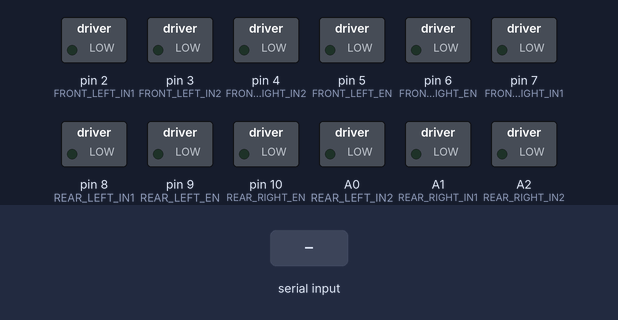
This sketch was run on a simulated Arduino Uno, built with avr-gcc and run on an emulated ATmega328P. On the bench: switched loads named in the sketch (green lamp = pin HIGH). The test bench sets the inputs (shaded band). What the sketch prints to the serial monitor is not drawn.

Above: at 1.4 s.
1.5 s: "1" received over Serial
At 2.0 s:
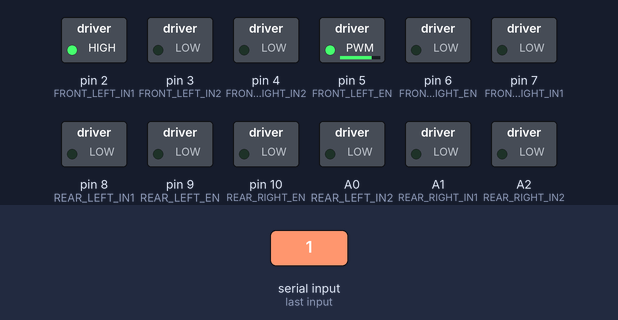
3.0 s: "2" received over Serial
At 4.2 s:
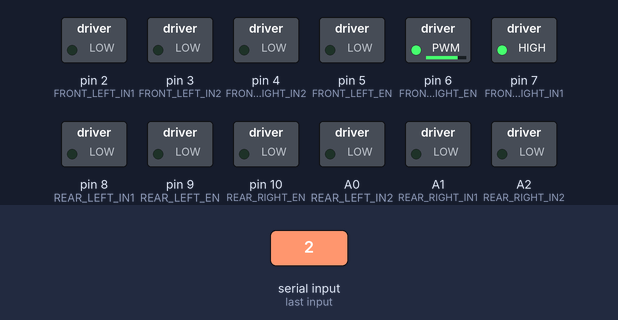
4.5 s: "3" received over Serial
At 5.4 s:
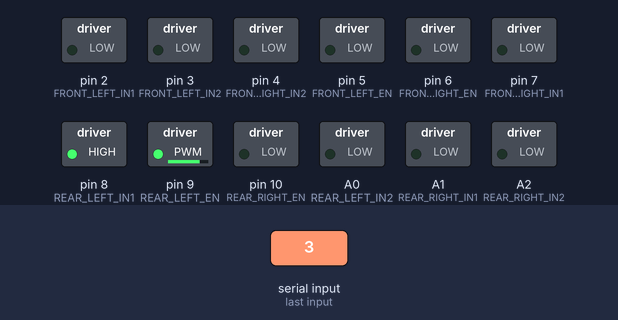
6.0 s: "4" received over Serial
At 6.6 s:
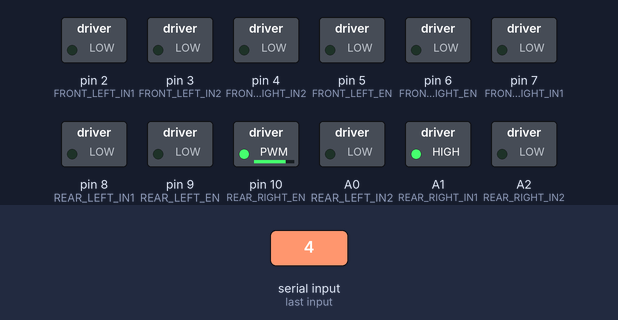
7.5 s: "f" received over Serial
At 8.7 s:
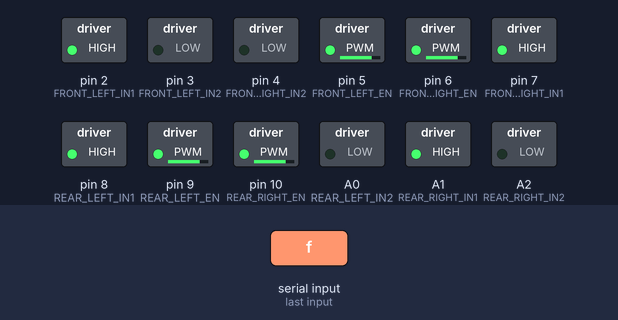
9.0 s: "b" received over Serial
At 10.1 s:
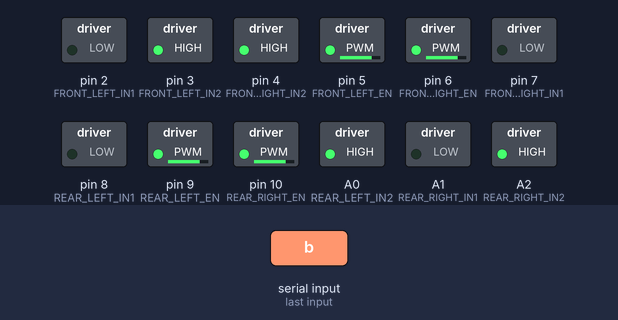
Timing chart, 0 to 11.5 s (numbered marks = the images above; inputs shaded):
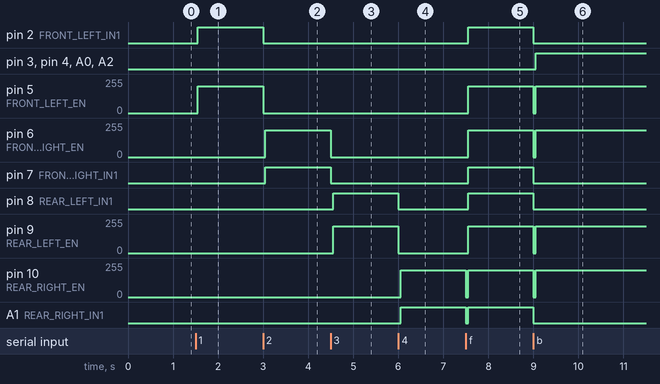

Measured:
- after the input at 1.5 s, pin 2 (FRONT_LEFT_IN1): LOW → HIGH after 0.05 s; pin 5 (FRONT_LEFT_EN): 0/255 → 200/255 after 0.05 s
- after the input at 3.0 s, pin 2 (FRONT_LEFT_IN1): HIGH → LOW at once; pin 5 (FRONT_LEFT_EN): 200/255 → 0/255 at once; pin 6 (FRONT_RIGHT_EN): 0/255 → 200/255 after 0.05 s; pin 7 (FRONT_RIGHT_IN1): LOW → HIGH after 0.05 s
- after the input at 4.5 s, pin 6 (FRONT_RIGHT_EN): 200/255 → 0/255 at once; pin 7 (FRONT_RIGHT_IN1): HIGH → LOW at once; pin 8 (REAR_LEFT_IN1): LOW → HIGH after 0.05 s; pin 9 (REAR_LEFT_EN): 0/255 → 200/255 after 0.05 s
- after the input at 6.0 s, pin 8 (REAR_LEFT_IN1): HIGH → LOW at once; pin 9 (REAR_LEFT_EN): 200/255 → 0/255 at once; pin 10 (REAR_RIGHT_EN): 0/255 → 200/255 after 0.05 s; A1 (REAR_RIGHT_IN1): LOW → HIGH after 0.05 s
- after the input at 7.5 s, pin 2 (FRONT_LEFT_IN1), pin 7 (FRONT_RIGHT_IN1), pin 8 (REAR_LEFT_IN1): LOW → HIGH after 0.05 s; pin 5 (FRONT_LEFT_EN), pin 6 (FRONT_RIGHT_EN), pin 9 (REAR_LEFT_EN): 0/255 → 200/255 after 0.05 s; pin 10 (REAR_RIGHT_EN): 200/255 → 0/255 at once, → 200/255 0.05 s later; A1 (REAR_RIGHT_IN1): HIGH → LOW at once, → HIGH 0.05 s later
- after the input at 9.0 s, pin 2 (FRONT_LEFT_IN1): HIGH → LOW at once; pin 3 (FRONT_LEFT_IN2): LOW → HIGH after 0.05 s

The sketch:

motor_test_4wheel.ino
```cpp
/*
 * 4륜 모터 테스트 코드 (방향 수정 버전)
 * 왼쪽앞, 오른쪽뒤: 방향 맞음
 * 오른쪽앞, 왼쪽뒤: 방향 반대 (핀 순서 변경)
 */

// 모터 핀 정의 (단순한 핀 배치)
#define FRONT_LEFT_IN1   2   // 왼쪽앞 - 방향 맞음
#define FRONT_LEFT_IN2   3
#define FRONT_LEFT_EN    5

#define FRONT_RIGHT_IN1  7   // 오른쪽앞 - 방향 반대 (핀 순서 바뀜)
#define FRONT_RIGHT_IN2  4
#define FRONT_RIGHT_EN   6

#define REAR_LEFT_IN1    8   // 왼쪽뒤 - 방향 반대 (핀 순서 바뀜)
#define REAR_LEFT_IN2    A0
#define REAR_LEFT_EN     9

#define REAR_RIGHT_IN1   A1  // 오른쪽뒤 - 방향 맞음
#define REAR_RIGHT_IN2   A2
#define REAR_RIGHT_EN    10

int motorSpeed = 200;

void setup() {
  // 모든 핀을 OUTPUT으로 설정
  pinMode(FRONT_LEFT_IN1, OUTPUT); pinMode(FRONT_LEFT_IN2, OUTPUT); pinMode(FRONT_LEFT_EN, OUTPUT);
  pinMode(FRONT_RIGHT_IN1, OUTPUT); pinMode(FRONT_RIGHT_IN2, OUTPUT); pinMode(FRONT_RIGHT_EN, OUTPUT);
  pinMode(REAR_LEFT_IN1, OUTPUT); pinMode(REAR_LEFT_IN2, OUTPUT); pinMode(REAR_LEFT_EN, OUTPUT);
  pinMode(REAR_RIGHT_IN1, OUTPUT); pinMode(REAR_RIGHT_IN2, OUTPUT); pinMode(REAR_RIGHT_EN, OUTPUT);

  Serial.begin(9600);
  Serial.println("4륜 모터 테스트 (방향 수정됨)");
  Serial.println("=============================");
  Serial.println("개별 테스트:");
  Serial.println("1: 왼쪽앞 | 2: 오른쪽앞");
  Serial.println("3: 왼쪽뒤 | 4: 오른쪽뒤");
  Serial.println("그룹 테스트:");
  Serial.println("f: 전진 | b: 후진");
  Serial.println("l: 좌회전 | r: 우회전");
  Serial.println("0: 모든 모터 정지");
  Serial.println("+/-: 속도 조절");

  stopAllMotors();
}

void loop() {
  if (Serial.available() > 0) {
    char cmd = Serial.read();
    handleCommand(cmd);
  }
}

void handleCommand(char cmd) {
  stopAllMotors();
  delay(50);

  switch(cmd) {
    case '1':
      Serial.println(">> 왼쪽앞 모터 테스트");
      runMotor(FRONT_LEFT_IN1, FRONT_LEFT_IN2, FRONT_LEFT_EN, motorSpeed);
      break;

    case '2':
      Serial.println(">> 오른쪽앞 모터 테스트");
      runMotor(FRONT_RIGHT_IN1, FRONT_RIGHT_IN2, FRONT_RIGHT_EN, motorSpeed);
      break;

    case '3':
      Serial.println(">> 왼쪽뒤 모터 테스트");
      runMotor(REAR_LEFT_IN1, REAR_LEFT_IN2, REAR_LEFT_EN, motorSpeed);
      break;

    case '4':
      Serial.println(">> 오른쪽뒤 모터 테스트");
      runMotor(REAR_RIGHT_IN1, REAR_RIGHT_IN2, REAR_RIGHT_EN, motorSpeed);
      break;

    case 'f':
      Serial.println(">> 전진!");
      goForward();
      break;

    case 'b':
      Serial.println(">> 후진!");
      goBackward();
      break;

    case 'l':
      Serial.println(">> 좌회전!");
      turnLeft();
      break;

    case 'r':
      Serial.println(">> 우회전!");
      turnRight();
      break;

    case '0':
      Serial.println(">> 모든 모터 정지");
      stopAllMotors();
      break;

    case '+':
      motorSpeed += 30;
      if (motorSpeed > 255) motorSpeed = 255;
      Serial.print("속도: "); Serial.println(motorSpeed);
      break;

    case '-':
      motorSpeed -= 30;
      if (motorSpeed < 0) motorSpeed = 0;
      Serial.print("속도: "); Serial.println(motorSpeed);
      break;
  }
}

void runMotor(int in1, int in2, int en, int speed) {
  digitalWrite(in1, HIGH);
  digitalWrite(in2, LOW);
  analogWrite(en, speed);
}

void goForward() {
  runMotor(FRONT_LEFT_IN1, FRONT_LEFT_IN2, FRONT_LEFT_EN, motorSpeed);
  runMotor(FRONT_RIGHT_IN1, FRONT_RIGHT_IN2, FRONT_RIGHT_EN, motorSpeed);
  runMotor(REAR_LEFT_IN1, REAR_LEFT_IN2, REAR_LEFT_EN, motorSpeed);
  runMotor(REAR_RIGHT_IN1, REAR_RIGHT_IN2, REAR_RIGHT_EN, motorSpeed);
}

void goBackward() {
  // 후진은 모든 모터 반대 방향
  digitalWrite(FRONT_LEFT_IN1, LOW); digitalWrite(FRONT_LEFT_IN2, HIGH); analogWrite(FRONT_LEFT_EN, motorSpeed);
  digitalWrite(FRONT_RIGHT_IN1, LOW); digitalWrite(FRONT_RIGHT_IN2, HIGH); analogWrite(FRONT_RIGHT_EN, motorSpeed);
  digitalWrite(REAR_LEFT_IN1, LOW); digitalWrite(REAR_LEFT_IN2, HIGH); analogWrite(REAR_LEFT_EN, motorSpeed);
  digitalWrite(REAR_RIGHT_IN1, LOW); digitalWrite(REAR_RIGHT_IN2, HIGH); analogWrite(REAR_RIGHT_EN, motorSpeed);
}

void turnLeft() {
  // 왼쪽 바퀴 후진, 오른쪽 바퀴 전진
  digitalWrite(FRONT_LEFT_IN1, LOW); digitalWrite(FRONT_LEFT_IN2, HIGH); analogWrite(FRONT_LEFT_EN, motorSpeed);
  runMotor(FRONT_RIGHT_IN1, FRONT_RIGHT_IN2, FRONT_RIGHT_EN, motorSpeed);
  digitalWrite(REAR_LEFT_IN1, LOW); digitalWrite(REAR_LEFT_IN2, HIGH); analogWrite(REAR_LEFT_EN, motorSpeed);
  runMotor(REAR_RIGHT_IN1, REAR_RIGHT_IN2, REAR_RIGHT_EN, motorSpeed);
}

void turnRight() {
  // 왼쪽 바퀴 전진, 오른쪽 바퀴 후진
  runMotor(FRONT_LEFT_IN1, FRONT_LEFT_IN2, FRONT_LEFT_EN, motorSpeed);
  digitalWrite(FRONT_RIGHT_IN1, LOW); digitalWrite(FRONT_RIGHT_IN2, HIGH); analogWrite(FRONT_RIGHT_EN, motorSpeed);
  runMotor(REAR_LEFT_IN1, REAR_LEFT_IN2, REAR_LEFT_EN, motorSpeed);
  digitalWrite(REAR_RIGHT_IN1, LOW); digitalWrite(REAR_RIGHT_IN2, HIGH); analogWrite(REAR_RIGHT_EN, motorSpeed);
}

void stopAllMotors() {
  analogWrite(FRONT_LEFT_EN, 0); analogWrite(FRONT_RIGHT_EN, 0);
  analogWrite(REAR_LEFT_EN, 0); analogWrite(REAR_RIGHT_EN, 0);

  digitalWrite(FRONT_LEFT_IN1, LOW); digitalWrite(FRONT_LEFT_IN2, LOW);
  digitalWrite(FRONT_RIGHT_IN1, LOW); digitalWrite(FRONT_RIGHT_IN2, LOW);
  digitalWrite(REAR_LEFT_IN1, LOW); digitalWrite(REAR_LEFT_IN2, LOW);
  digitalWrite(REAR_RIGHT_IN1, LOW); digitalWrite(REAR_RIGHT_IN2, LOW);
}
```

DFMobile.cpp
```cpp
/**************************************************************************/
/*!
 	@file DFRobotCar.cpp
 Romeo library of car Speed
 	Copyright (C) 2015 DFRobot
 */

#include <Arduino.h>
#include "DFMobile.h"

/*left_en: enable left pin
 right_en:enable right pin
 left_pwm:pwm speed of left wheel control
 right_pwm:pwm speed of right wheel control
 */
DFMobile::DFMobile (uint8_t left_en, uint8_t left_pwm, uint8_t right_en, uint8_t right_pwm) {
  _left_en = left_en;
  _left_pwm = left_pwm;
  _right_en = right_en;
  _right_pwm = right_pwm;
  pinMode (_left_en, OUTPUT);
  pinMode (_left_pwm, OUTPUT);
  pinMode (_right_en, OUTPUT);
  pinMode (_right_pwm, OUTPUT);

  _left_advance = LOW;
  _left_back = HIGH;
  _right_advance = HIGH;
  _right_back = LOW;
}

//Direction utilizes bool value to control the wheel direction: forward or go back
void DFMobile::Direction (bool left, bool right) {
  if (left) {
    _left_advance = !_left_advance;
    _left_back = !_left_back;
  }
  if (right) {
    _right_advance = !_right_advance;
    _right_back = !_right_back;
  }
}

/*Speed function is designed to specify left and right wheel's speed,
  whose range is (-255 ~ 255)*/
void DFMobile::Speed (int16_t left_speed, int16_t right_speed) {
  if (left_speed < 0) {
    left_speed = -left_speed;
    digitalWrite (_left_en, _left_back);
  }
  else {
    digitalWrite (_left_en, _left_advance);
  }
  if (right_speed < 0) {
    right_speed = -right_speed;
    digitalWrite (_right_en, _right_back);
  }
  else {
    digitalWrite (_right_en, _right_advance);
  }
  if (left_speed > 255)
    left_speed = 255;
  if (right_speed > 255)
    right_speed = 255;
  analogWrite (_left_pwm, left_speed);
  analogWrite (_right_pwm, right_speed);
}
```

DFMobile.h
```cpp
/**************************************************************************/
/*!
 	@file    DFMobile.h
 heading library file of Romeo DFMobile Speed
 	Copyright (C) 2015 DFRobot
 */

#include <Arduino.h>

class DFMobile {
private:
  bool _left_advance;// = LOW;
  bool _left_back;// = HIGH;
  bool _right_advance;// = HIGH;
  bool _right_back;// = LOW;

  uint8_t _left_en;// = 4;
  uint8_t _left_pwm;// = 5;
  uint8_t _right_en;// = 7;
  uint8_t _right_pwm;// = 6;

public:
  DFMobile (uint8_t left_en, uint8_t left_pwm, uint8_t right_en, uint8_t right_pwm);

  void Direction (bool left, bool right);

  void Speed (int16_t left, int16_t right);
};
```

HuskyMobile.cpp
```cpp
/*
 * HuskyMobile.cpp - 4륜 모터 제어 클래스 구현
 */

#include "HuskyMobile.h"

HuskyMobile::HuskyMobile(uint8_t fl_in1, uint8_t fl_in2, uint8_t fl_en,
                         uint8_t fr_in1, uint8_t fr_in2, uint8_t fr_en,
                         uint8_t rl_in1, uint8_t rl_in2, uint8_t rl_en,
                         uint8_t rr_in1, uint8_t rr_in2, uint8_t rr_en) {
  // 핀 할당
  _fl_in1 = fl_in1; _fl_in2 = fl_in2; _fl_en = fl_en;
  _fr_in1 = fr_in1; _fr_in2 = fr_in2; _fr_en = fr_en;
  _rl_in1 = rl_in1; _rl_in2 = rl_in2; _rl_en = rl_en;
  _rr_in1 = rr_in1; _rr_in2 = rr_in2; _rr_en = rr_en;

  // 모든 핀을 OUTPUT으로 설정
  pinMode(_fl_in1, OUTPUT); pinMode(_fl_in2, OUTPUT); pinMode(_fl_en, OUTPUT);
  pinMode(_fr_in1, OUTPUT); pinMode(_fr_in2, OUTPUT); pinMode(_fr_en, OUTPUT);
  pinMode(_rl_in1, OUTPUT); pinMode(_rl_in2, OUTPUT); pinMode(_rl_en, OUTPUT);
  pinMode(_rr_in1, OUTPUT); pinMode(_rr_in2, OUTPUT); pinMode(_rr_en, OUTPUT);

  // 방향 초기화
  _left_advance = true;
  _left_back = false;
  _right_advance = true;
  _right_back = false;

  Stop();
}

void HuskyMobile::Direction(bool left, bool right) {
  if (left) {
    _left_advance = !_left_advance;
    _left_back = !_left_back;
  }
  if (right) {
    _right_advance = !_right_advance;
    _right_back = !_right_back;
  }
}

void HuskyMobile::Speed(int16_t left_speed, int16_t right_speed) {
  // 4륜 차량용 스무스 회전 알고리즘
  // 회전시 안쪽 바퀴는 느리게, 바깥쪽 바퀴는 빠르게

  int16_t fl_speed, fr_speed, rl_speed, rr_speed;

  if (left_speed == right_speed) {
    // 직진: 모든 바퀴 같은 속도
    fl_speed = fr_speed = rl_speed = rr_speed = left_speed;
  } else {
    // 회전: 차동 제어 적용
    int16_t speed_diff = right_speed - left_speed;
    int16_t base_speed = (left_speed + right_speed) / 2;

    // 회전 반경을 고려한 속도 분배
    // 앞바퀴와 뒷바퀴 간격으로 인한 속도 차이 보정
    float turn_factor = 0.7;  // 회전 시 속도 차이 조정 (0.5~1.0)

    if (speed_diff > 0) {
      // 우회전: 왼쪽 바퀴들 느리게, 오른쪽 바퀴들 빠르게
      fl_speed = left_speed;
      rl_speed = left_speed * turn_factor;  // 뒷바퀴는 더 느리게
      fr_speed = right_speed;
      rr_speed = right_speed * turn_factor;
    } else {
      // 좌회전: 오른쪽 바퀴들 느리게, 왼쪽 바퀴들 빠르게
      fr_speed = right_speed;
      rr_speed = right_speed * turn_factor;  // 뒷바퀴는 더 느리게
      fl_speed = left_speed;
      rl_speed = left_speed * turn_factor;
    }
  }

  // 각 바퀴 독립 제어
  runMotor(_fl_in1, _fl_in2, _fl_en, abs(fl_speed), fl_speed < 0);
  runMotor(_fr_in1, _fr_in2, _fr_en, abs(fr_speed), fr_speed < 0);
  runMotor(_rl_in1, _rl_in2, _rl_en, abs(rl_speed), rl_speed < 0);
  runMotor(_rr_in1, _rr_in2, _rr_en, abs(rr_speed), rr_speed < 0);
}

void HuskyMobile::Speed4(int16_t fl, int16_t fr, int16_t rl, int16_t rr) {
  runMotor(_fl_in1, _fl_in2, _fl_en, abs(fl), fl < 0);
  runMotor(_fr_in1, _fr_in2, _fr_en, abs(fr), fr < 0);
  runMotor(_rl_in1, _rl_in2, _rl_en, abs(rl), rl < 0);
  runMotor(_rr_in1, _rr_in2, _rr_en, abs(rr), rr < 0);
}

void HuskyMobile::Forward(int16_t speed) {
  Speed(speed, speed);
}

void HuskyMobile::Backward(int16_t speed) {
  Speed(-speed, -speed);
}

void HuskyMobile::TurnLeft(int16_t speed) {
  Speed(-speed, speed);
}

void HuskyMobile::TurnRight(int16_t speed) {
  Speed(speed, -speed);
}

void HuskyMobile::SmoothTurn(int16_t forward_speed, float turn_ratio) {
  // turn_ratio: -1.0(완전좌회전) ~ 0(직진) ~ 1.0(완전우회전)

  int16_t left_speed = forward_speed * (1.0 - turn_ratio);
  int16_t right_speed = forward_speed * (1.0 + turn_ratio);

  // 4륜 차동 제어로 스무스한 회전
  Speed(left_speed, right_speed);
}

void HuskyMobile::Stop() {
  analogWrite(_fl_en, 0); analogWrite(_fr_en, 0);
  analogWrite(_rl_en, 0); analogWrite(_rr_en, 0);

  digitalWrite(_fl_in1, LOW); digitalWrite(_fl_in2, LOW);
  digitalWrite(_fr_in1, LOW); digitalWrite(_fr_in2, LOW);
  digitalWrite(_rl_in1, LOW); digitalWrite(_rl_in2, LOW);
  digitalWrite(_rr_in1, LOW); digitalWrite(_rr_in2, LOW);
}

void HuskyMobile::runMotor(uint8_t in1, uint8_t in2, uint8_t en, int16_t speed, bool reverse) {
  if (speed > 255) speed = 255;
  if (speed < 0) speed = 0;

  if (reverse) {
    digitalWrite(in1, LOW);
    digitalWrite(in2, HIGH);
  } else {
    digitalWrite(in1, HIGH);
    digitalWrite(in2, LOW);
  }
  analogWrite(en, speed);
}
```

HuskyMobile.h
```cpp
/*
 * HuskyMobile.h - 4륜 모터 제어 클래스
 * DFMobile과 유사한 인터페이스로 4륜 모터 제어
 */

#ifndef HUSKYMOBILE_H
#define HUSKYMOBILE_H

#include <Arduino.h>

class HuskyMobile {
private:
  // 모터 핀 정의
  uint8_t _fl_in1, _fl_in2, _fl_en;  // Front Left
  uint8_t _fr_in1, _fr_in2, _fr_en;  // Front Right
  uint8_t _rl_in1, _rl_in2, _rl_en;  // Rear Left
  uint8_t _rr_in1, _rr_in2, _rr_en;  // Rear Right

  // 방향 설정
  bool _left_advance, _left_back;
  bool _right_advance, _right_back;

public:
  // 생성자: 모든 모터 핀을 초기화
  HuskyMobile(uint8_t fl_in1, uint8_t fl_in2, uint8_t fl_en,
              uint8_t fr_in1, uint8_t fr_in2, uint8_t fr_en,
              uint8_t rl_in1, uint8_t rl_in2, uint8_t rl_en,
              uint8_t rr_in1, uint8_t rr_in2, uint8_t rr_en);

  // DFMobile과 동일한 인터페이스
  void Direction(bool left, bool right);
  void Speed(int16_t left_speed, int16_t right_speed);

  // 추가 4륜 제어 함수
  void Speed4(int16_t fl, int16_t fr, int16_t rl, int16_t rr);
  void Forward(int16_t speed = 100);
  void Backward(int16_t speed = 100);
  void TurnLeft(int16_t speed = 100);
  void TurnRight(int16_t speed = 100);
  void SmoothTurn(int16_t forward_speed, float turn_ratio); // 스무스 회전
  void Stop();

private:
  void runMotor(uint8_t in1, uint8_t in2, uint8_t en, int16_t speed, bool reverse = false);
};

#endif
```
